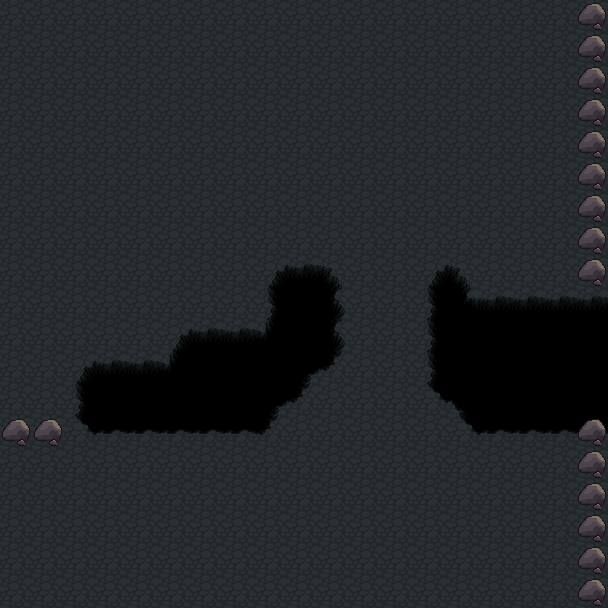

Rendered tile map (Tiled .tmx) drawn with the repository's tilesets; below, a short description and the map source with its tile grids summarised:
An orthogonal 19x19 tile map with 32x32 px tiles, 3 tile layers (Tile Layer 1, Tile Layer 2, Tile Layer 3) and 23 objects (3x 4, 3x 3, 2x 2, cave_3, cave_6, ...).

<map version="1.0" orientation="orthogonal" width="19" height="19" tilewidth="32" tileheight="32">
 <tileset firstgid="1" name="terrain" tilewidth="32" tileheight="32">
  <image source="../terrain.png" width="672" height="736" />
 </tileset>
 <layer name="Tile Layer 1" width="19" height="19">
  <data>[361 cells, 361 non-empty, 1 distinct tile ids]</data>
 </layer>
 <layer name="Tile Layer 2" width="19" height="19">
  <data>[361 cells, 83 non-empty, 14 distinct tile ids]</data>
 </layer>
 <objectgroup name="walls" width="19" height="19">
  <object x="80" y="352" width="96" height="32" />
  <object x="176" y="320" width="96" height="64" />
  <object x="432" y="304" width="176" height="48" />
  <object x="0" y="416" width="64" height="32" />
  <object x="576" y="0" width="32" height="288" />
  <object x="576" y="416" width="32" height="224" />
  <object x="272" y="256" width="64" height="64" />
  <object x="432" y="256" width="32" height="48" />
  <object x="272" y="320" width="48" height="16" />
  <object x="480" y="352" width="128" height="32" />
  <object x="464" y="336" width="16" height="32" />
  <object x="272" y="336" width="16" height="16" />
 </objectgroup>
 <layer name="Tile Layer 3" width="19" height="19">
  <data>[361 cells, 1 non-empty, 1 distinct tile ids]</data>
 </layer>
 <objectgroup name="warps" width="19" height="19">
  <object name="cave_3" x="-32" y="0" width="32" height="608" />
  <object name="cave_6" x="0" y="-32" width="608" height="32" />
  <object name="cave_8" x="0" y="608" width="576" height="32" />
 </objectgroup>
 <objectgroup name="items" width="19" height="19">
  <object name="4" x="512" y="192" width="32" height="32" />
  <object name="4" x="480" y="224" width="32" height="32" />
  <object name="4" x="544" y="224" width="32" height="32" />
  <object name="3" x="352" y="352" width="32" height="32" />
  <object name="3" x="384" y="384" width="32" height="32" />
  <object name="3" x="320" y="416" width="32" height="32" />
 </objectgroup>
 <objectgroup name="enemies" width="19" height="19">
  <object name="2" x="384" y="160" width="32" height="32" />
  <object name="2" x="416" y="480" width="32" height="32" />
 </objectgroup>
</map>
